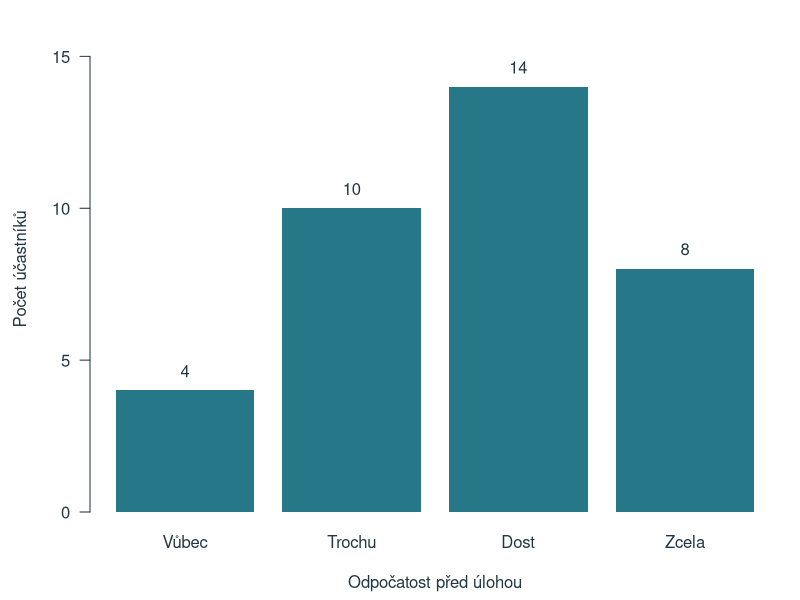
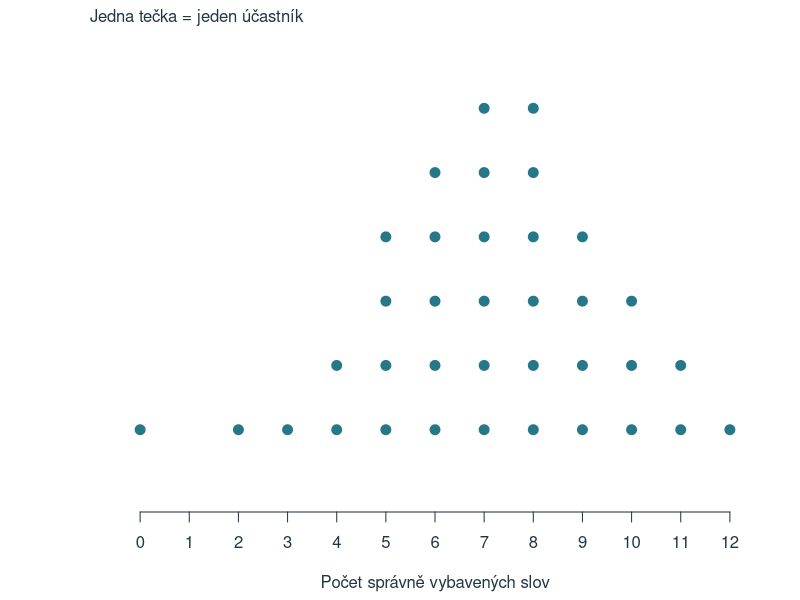
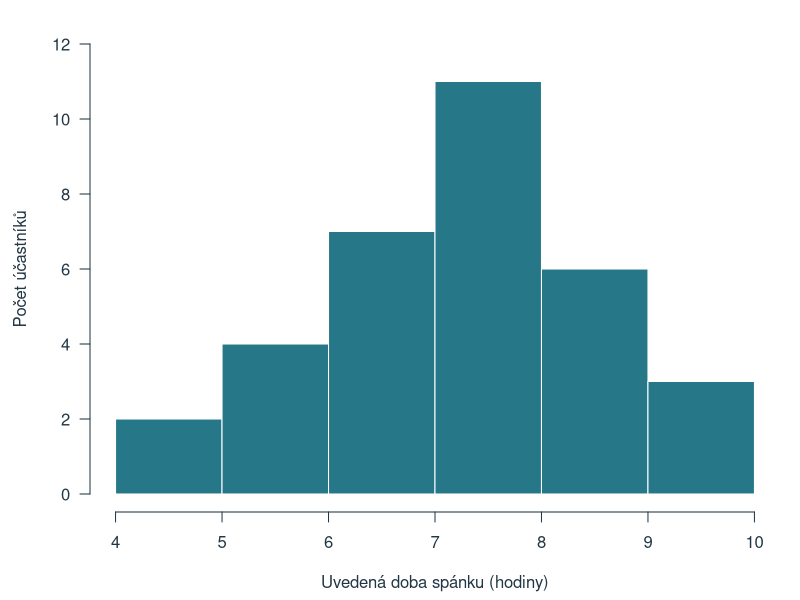
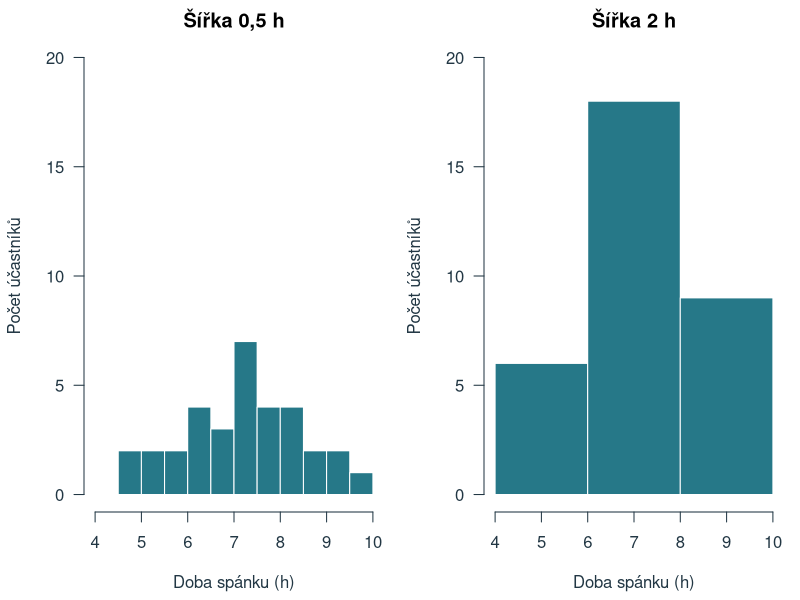
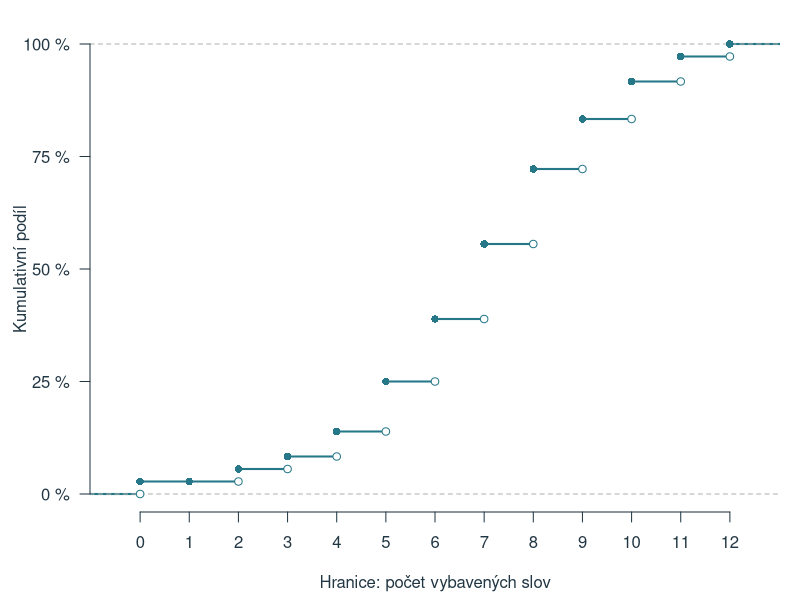
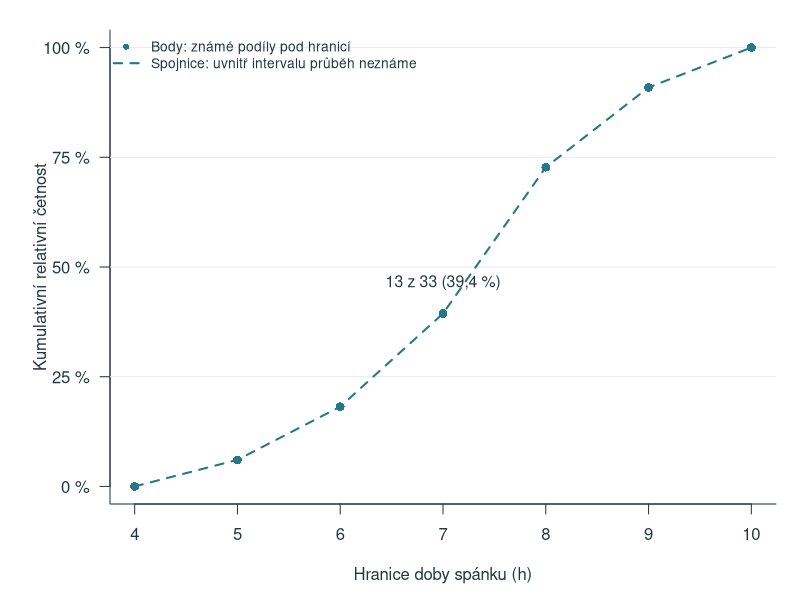
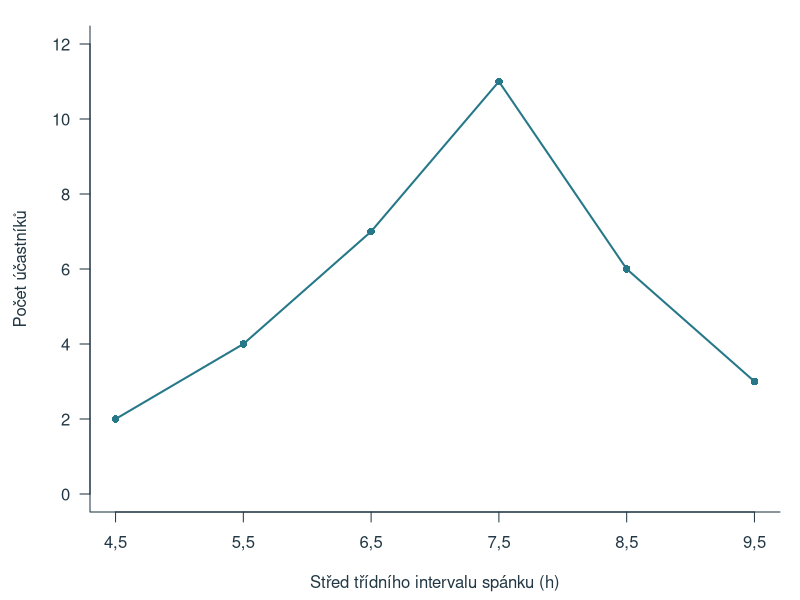
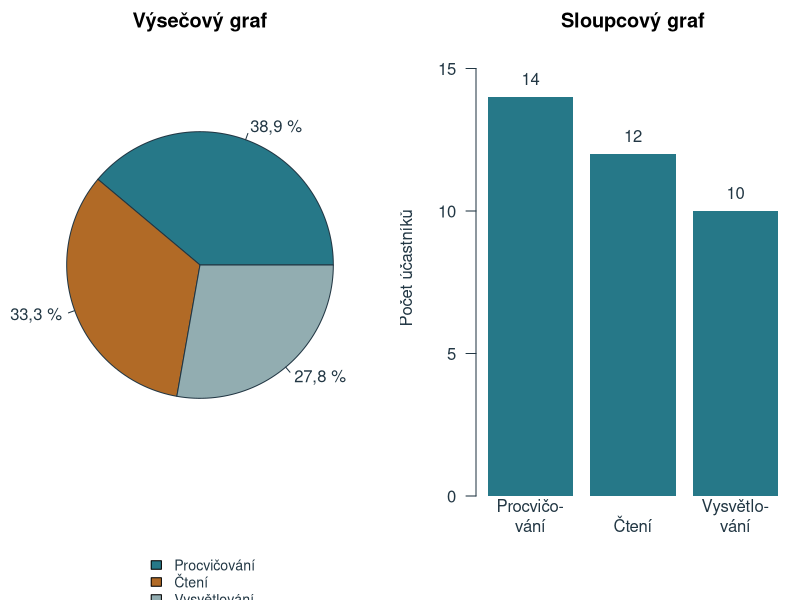

Write the R code that produced these figures, in order.
# Reproducible chapter figures. Base R only, run from the project root.
d <- read.csv('data/kapitola_02.csv', na.strings = '', fileEncoding = 'UTF-8')
out <- 'assets/chapter-02/plots'
dir.create(out, recursive = TRUE, showWarnings = FALSE)
ink <- '#223744'; blue <- '#267888'; orange <- '#B16A26'
draw <- function(name, code, width = 7, height = 4.5) {
  svg(file.path(out, paste0(name, '.svg')), width = width, height = height, family = 'sans', bg = 'white')
  par(mar = c(4.4, 4.5, 1.3, 1), las = 1, col.axis = ink, col.lab = ink, fg = ink, cex = 1)
  force(code)
  dev.off()
}
freq <- as.numeric(table(factor(d$odpocatost, levels = 1:4)))
draw('sloupce', {
  pos <- barplot(freq, names.arg = c('Vůbec', 'Trochu', 'Dost', 'Zcela'), col = blue,
    border = NA, ylim = c(0, 16), ylab = 'Počet účastníků', xlab = 'Odpočatost před úlohou')
  text(pos, freq + .65, freq)
})
draw('tecky', {
  v <- sort(d$slova); yy <- ave(v, v, FUN = seq_along)
  plot(v, yy, pch = 21, bg = blue, col = 'white', cex = 1.6, xlim = c(-.5, 12.5), ylim = c(0, 7),
    xaxt = 'n', yaxt = 'n', bty = 'n', xlab = 'Počet správně vybavených slov', ylab = '')
  axis(1, at = 0:12); mtext('Jedna tečka = jeden účastník', side = 3, adj = 0)
})
s <- d$spanek_h[!is.na(d$spanek_h)]
draw('histogram', {
  hist(s, breaks = 4:10, right = FALSE, col = blue, border = 'white', main = '',
    xlab = 'Uvedená doba spánku (hodiny)', ylab = 'Počet účastníků', xaxt = 'n', ylim = c(0, 12))
  axis(1, at = 4:10)
})
draw('intervaly', {
  par(mfrow = c(1, 2), mar = c(4.4, 4.2, 2, .8))
  for (w in c(.5, 2)) {
    hist(s, breaks = seq(4, 10, by = w), right = FALSE, col = blue, border = 'white',
      main = paste('Šířka', sub('.', ',', as.character(w), fixed = TRUE), 'h'),
      xlab = 'Doba spánku (h)', ylab = 'Počet účastníků', xlim = c(4, 10), ylim = c(0, 20))
  }
}, width = 8.2, height = 4)
draw('kumulativni', {
  plot(ecdf(d$slova), verticals = FALSE, do.points = FALSE, xlim = c(-.5, 12.5),
    ylim = c(0, 1), main = '', xlab = 'Hranice: počet vybavených slov', ylab = 'Kumulativní podíl',
    xaxt = 'n', yaxt = 'n', col = blue, lwd = 2, frame.plot = FALSE)
  axis(1, at = 0:12); axis(2, at = c(0, .25, .5, .75, 1), labels = c('0 %', '25 %', '50 %', '75 %', '100 %'))
  f <- table(factor(d$slova, levels = 0:12)); cum <- cumsum(f)/nrow(d)
  points(0:12, cum, pch = 16, col = blue)
  points((0:12)[f>0], c(0,head(cum,-1))[f>0], pch = 21, bg = 'white', col = blue)
})
draw('kumulativni-seskupene', {
  h <- hist(s, breaks = 4:10, right = FALSE, plot = FALSE)
  boundaries <- h$breaks
  cumulative <- c(0, cumsum(h$counts)) / length(s)
  par(mar = c(4.8, 5.5, 1.5, 1.2))
  plot(boundaries, cumulative, type = 'n', xlim = c(4, 10), ylim = c(0, 1),
    xlab = 'Hranice doby spánku (h)', ylab = 'Kumulativní relativní četnost',
    xaxt = 'n', yaxt = 'n', bty = 'l')
  axis(1, at = 4:10)
  axis(2, at = c(0, .25, .5, .75, 1), labels = c('0 %', '25 %', '50 %', '75 %', '100 %'))
  abline(h = c(.25, .5, .75, 1), col = '#E6EBED', lty = 1)
  lines(boundaries, cumulative, col = blue, lwd = 2, lty = 2)
  points(boundaries, cumulative, col = blue, pch = 16, cex = 1.15)
  text(7, cumulative[4] + .07, '13 z 33 (39,4 %)', col = ink, cex = .95)
  legend('topleft', legend = c('Body: známé podíly pod hranicí', 'Spojnice: uvnitř intervalu průběh neznáme'),
    col = blue, pch = c(16, NA), lty = c(NA, 2), lwd = c(NA, 2), bty = 'n', cex = .83)
}, width = 7.4, height = 4.6)

draw('polygon', {
  h <- hist(s, breaks = 4:10, right = FALSE, plot = FALSE)
  plot(h$mids, h$counts, type = 'o', pch = 16, col = blue, lwd = 2, ylim = c(0, 12),
    xlab = 'Střed třídního intervalu spánku (h)', ylab = 'Počet účastníků', bty = 'l', xaxt = 'n')
  axis(1, at = h$mids, labels = sub('.', ',', as.character(h$mids), fixed = TRUE))
})
draw('vysecovy', {
  par(mfrow = c(1, 2), mar = c(5.5, 1, 2, 1))
  vals <- c(14, 12, 10); labs <- c('Procvičování', 'Čtení', 'Vysvětlování')
  pie(vals, labels = c('38,9 %', '33,3 %', '27,8 %'), col = c(blue, orange, '#92ADB1'), main = 'Výsečový graf')
  legend('bottom', legend = labs, fill = c(blue, orange, '#92ADB1'), bty = 'n', cex = .85, inset = c(0,-.28), xpd = NA)
  par(mar = c(5.2, 3.8, 2, .5))
  bp <- barplot(vals, names.arg = c('Procvičo-\nvání', 'Čtení', 'Vysvětlo-\nvání'), col = blue,
    ylim = c(0, 16), border = NA, ylab = 'Počet účastníků', main = 'Sloupcový graf')
  text(bp, vals+.65, vals)
}, width = 8.2, height = 4.8)
draw('tvary', {
  par(mfrow = c(2, 3), mar = c(3.2, 3, 2.5, .4), cex = .9)
  sets <- list(c(1,2,4,7,10,7,4,2,1), c(1,3,10,8,5,3,2,1,1), c(1,1,2,3,5,8,10,3,1),
    c(1,6,10,4,1,4,10,6,1), c(4,4,4,4,4,4,4,4,4), c(1,3,8,9,4,1,0,0,1))
  titles <- c('Přibližná souměrnost', 'Zešikmení doprava', 'Zešikmení doleva', 'Dva výrazné vrcholy', 'Rovnoměrné rozdělení', 'Vzdálené pozorování')
  for (i in seq_along(sets)) {
    plot(1:9, sets[[i]], type='h', lwd=12, lend=1, col=blue, xlim=c(.5,9.5), ylim=c(0,11),
      main=titles[i], xlab='Hodnota', ylab='Četnost', bty='l', xaxt='n')
    axis(1, at=c(1,5,9))
  }
}, width=9, height=5.8)
draw('podlaha-strop', {
  par(mfrow=c(1,2), mar=c(4.3,4,2.2,.5))
  for (i in 1:2) {
    vals <- if(i==1) c(15,7,4,3,2,1,1,1,1,1,0,0,0) else rev(c(15,7,4,3,2,1,1,1,1,1,0,0,0))
    plot(0:12, vals, type='h', lwd=9, lend=1, col=blue, ylim=c(0,16),
      xlab='Počet správných odpovědí (0–12)', ylab='Počet účastníků', bty='l',
      main=if(i==1) 'Možný efekt podlahy' else 'Možný efekt stropu')
  }
}, width=8.2, height=4)
draw('osa', {
  par(mfrow=c(1,2), mar=c(4,4,2.2,.5))
  for(i in 1:2) {
    low <- if(i==1) 0 else 27
    plot(c(.4,2.6), c(low,33), type='n', xaxt='n', xlab='Soubor', ylab='Počet odpovědí ano',
      main=if(i==1) 'Osa od nuly' else 'Osa začíná na 27', bty='l')
    rect(c(.65,1.65), low, c(1.35,2.35), c(30,32), col=blue,border=NA)
    axis(1,at=1:2,labels=c('A','B'));text(1:2,c(30,32)+.3,c(30,32))
  }
}, width=8.2,height=4)
cat('Chapter 2: generated 11 figures from fixed data.\n')
